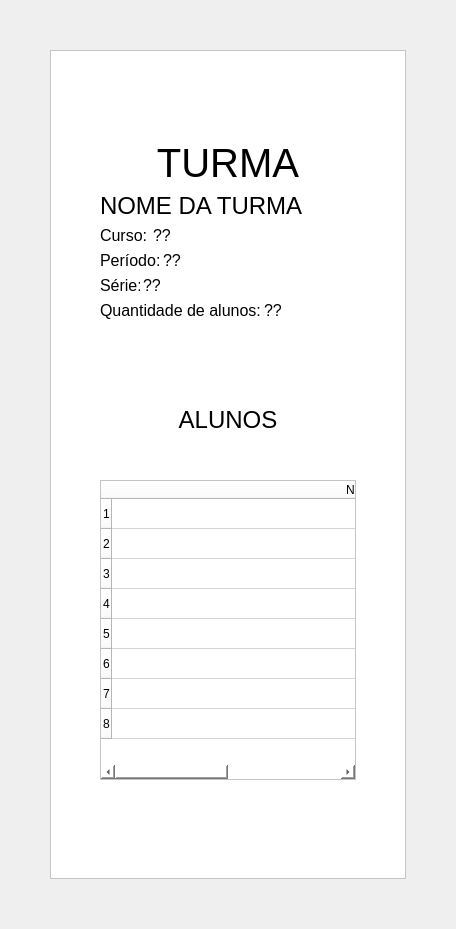
         <widget class="QWidget" name="pg_Turma">
          <layout class="QGridLayout" name="gridLayout_15">
           <property name="leftMargin">
            <number>50</number>
           </property>
           <property name="topMargin">
            <number>50</number>
           </property>
           <property name="rightMargin">
            <number>50</number>
           </property>
           <property name="bottomMargin">
            <number>50</number>
           </property>
           <property name="spacing">
            <number>0</number>
           </property>
           <item row="0" column="0">
            <widget class="QFrame" name="frame_8">
             <property name="styleSheet">
              <string notr="true">background-color: rgb(255, 255, 255);</string>
             </property>
             <property name="frameShape">
              <enum>QFrame::StyledPanel</enum>
             </property>
             <property name="frameShadow">
              <enum>QFrame::Raised</enum>
             </property>
             <layout class="QGridLayout" name="gridLayout_16">
              <item row="0" column="0">
               <widget class="QWidget" name="widget_13" native="true">
                <layout class="QGridLayout" name="gridLayout_17">
                 <property name="leftMargin">
                  <number>40</number>
                 </property>
                 <property name="topMargin">
                  <number>80</number>
                 </property>
                 <property name="rightMargin">
                  <number>40</number>
                 </property>
                 <item row="1" column="0">
                  <layout class="QVBoxLayout" name="verticalLayout_15">
                   <item>
                    <widget class="QLabel" name="label_29">
                     <property name="font">
                      <font>
                       <family>Arial</family>
                       <pointsize>18</pointsize>
                      </font>
                     </property>
                     <property name="text">
                      <string>NOME DA TURMA</string>
                     </property>
                    </widget>
                   </item>
                   <item>
                    <layout class="QHBoxLayout" name="horizontalLayout_13">
                     <property name="spacing">
                      <number>3</number>
                     </property>
                     <item>
                      <widget class="QLabel" name="label_30">
                       <property name="maximumSize">
                        <size>
                         <width>50</width>
                         <height>16777215</height>
                        </size>
                       </property>
                       <property name="font">
                        <font>
                         <family>Arial</family>
                         <pointsize>12</pointsize>
                        </font>
                       </property>
                       <property name="text">
                        <string>Curso:</string>
                       </property>
                      </widget>
                     </item>
                     <item>
                      <widget class="QLabel" name="label_36">
                       <property name="font">
                        <font>
                         <family>Arial</family>
                         <pointsize>12</pointsize>
                        </font>
                       </property>
                       <property name="text">
                        <string>??</string>
                       </property>
                      </widget>
                     </item>
                    </layout>
                   </item>
                   <item>
                    <layout class="QHBoxLayout" name="horizontalLayout_14">
                     <property name="spacing">
                      <number>3</number>
                     </property>
                     <item>
                      <widget class="QLabel" name="label_31">
                       <property name="maximumSize">
                        <size>
                         <width>60</width>
                         <height>16777215</height>
                        </size>
                       </property>
                       <property name="font">
                        <font>
                         <family>Arial</family>
                         <pointsize>12</pointsize>
                        </font>
                       </property>
                       <property name="text">
                        <string>Período:</string>
                       </property>
                      </widget>
                     </item>
                     <item>
                      <widget class="QLabel" name="label_37">
                       <property name="font">
                        <font>
                         <family>Arial</family>
                         <pointsize>12</pointsize>
                        </font>
                       </property>
                       <property name="text">
                        <string>??</string>
                       </property>
                      </widget>
                     </item>
                    </layout>
                   </item>
                   <item>
                    <layout class="QHBoxLayout" name="horizontalLayout_15">
                     <property name="spacing">
                      <number>3</number>
                     </property>
                     <item>
                      <widget class="QLabel" name="label_32">
                       <property name="maximumSize">
                        <size>
                         <width>40</width>
                         <height>16777215</height>
                        </size>
                       </property>
                       <property name="font">
                        <font>
                         <family>Arial</family>
                         <pointsize>12</pointsize>
                        </font>
                       </property>
                       <property name="text">
                        <string>Série:</string>
                       </property>
                      </widget>
                     </item>
                     <item>
                      <widget class="QLabel" name="label_38">
                       <property name="font">
                        <font>
                         <family>Arial</family>
                         <pointsize>12</pointsize>
                        </font>
                       </property>
                       <property name="text">
                        <string>??</string>
                       </property>
                      </widget>
                     </item>
                    </layout>
                   </item>
                   <item>
                    <layout class="QHBoxLayout" name="horizontalLayout_16">
                     <property name="spacing">
                      <number>3</number>
                     </property>
                     <item>
                      <widget class="QLabel" name="label_33">
                       <property name="maximumSize">
                        <size>
                         <width>161</width>
                         <height>16777215</height>
                        </size>
                       </property>
                       <property name="font">
                        <font>
                         <family>Arial</family>
                         <pointsize>12</pointsize>
                        </font>
                       </property>
                       <property name="text">
                        <string>Quantidade de alunos:</string>
                       </property>
                      </widget>
                     </item>
                     <item>
                      <widget class="QLabel" name="label_39">
                       <property name="font">
                        <font>
                         <family>Arial</family>
                         <pointsize>12</pointsize>
                        </font>
                       </property>
                       <property name="text">
                        <string>??</string>
                       </property>
                      </widget>
                     </item>
                    </layout>
                   </item>
                  </layout>
                 </item>
                 <item row="0" column="0">
                  <widget class="QLabel" name="label_34">
                   <property name="maximumSize">
                    <size>
                     <width>16777215</width>
                     <height>50</height>
                    </size>
                   </property>
                   <property name="font">
                    <font>
                     <family>Arial</family>
                     <pointsize>30</pointsize>
                    </font>
                   </property>
                   <property name="text">
                    <string>TURMA</string>
                   </property>
                   <property name="alignment">
                    <set>Qt::AlignCenter</set>
                   </property>
                  </widget>
                 </item>
                 <item row="3" column="0">
                  <spacer name="verticalSpacer_26">
                   <property name="orientation">
                    <enum>Qt::Vertical</enum>
                   </property>
                   <property name="sizeHint" stdset="0">
                    <size>
                     <width>20</width>
                     <height>40</height>
                    </size>
                   </property>
                  </spacer>
                 </item>
                 <item row="2" column="0">
                  <layout class="QVBoxLayout" name="verticalLayout_16">
                   <item>
                    <spacer name="verticalSpacer_25">
                     <property name="orientation">
                      <enum>Qt::Vertical</enum>
                     </property>
                     <property name="sizeHint" stdset="0">
                      <size>
                       <width>20</width>
                       <height>40</height>
                      </size>
                     </property>
                    </spacer>
                   </item>
                   <item>
                    <spacer name="verticalSpacer_23">
                     <property name="orientation">
                      <enum>Qt::Vertical</enum>
                     </property>
                     <property name="sizeHint" stdset="0">
                      <size>
                       <width>20</width>
                       <height>40</height>
                      </size>
                     </property>
                    </spacer>
                   </item>
                   <item>
                    <widget class="QLabel" name="label_35">
                     <property name="font">
                      <font>
                       <family>Arial</family>
                       <pointsize>18</pointsize>
                      </font>
                     </property>
                     <property name="text">
                      <string>ALUNOS</string>
                     </property>
                     <property name="alignment">
                      <set>Qt::AlignCenter</set>
                     </property>
                    </widget>
                   </item>
                   <item>
                    <spacer name="verticalSpacer_27">
                     <property name="orientation">
                      <enum>Qt::Vertical</enum>
                     </property>
                     <property name="sizeHint" stdset="0">
                      <size>
                       <width>20</width>
                       <height>40</height>
                      </size>
                     </property>
                    </spacer>
                   </item>
                   <item>
                    <widget class="QTableWidget" name="tableWidget_2">
                     <property name="minimumSize">
                      <size>
                       <width>0</width>
                       <height>300</height>
                      </size>
                     </property>
                     <property name="maximumSize">
                      <size>
                       <width>16777215</width>
                       <height>450</height>
                      </size>
                     </property>
                     <property name="rowCount">
                      <number>8</number>
                     </property>
                     <attribute name="horizontalHeaderDefaultSectionSize">
                      <number>500</number>
                     </attribute>
                     <row/>
                     <row/>
                     <row/>
                     <row/>
                     <row/>
                     <row/>
                     <row/>
                     <row/>
                     <column>
                      <property name="text">
                       <string>Nome</string>
                      </property>
                     </column>
                     <column>
                      <property name="text">
                       <string>RM</string>
                      </property>
                     </column>
                    </widget>
                   </item>
                  </layout>
                 </item>
                 <item row="4" column="0">
                  <spacer name="verticalSpacer_24">
                   <property name="orientation">
                    <enum>Qt::Vertical</enum>
                   </property>
                   <property name="sizeHint" stdset="0">
                    <size>
                     <width>20</width>
                     <height>40</height>
                    </size>
                   </property>
                  </spacer>
                 </item>
                </layout>
               </widget>
              </item>
             </layout>
            </widget>
           </item>
          </layout>
         </widget>
